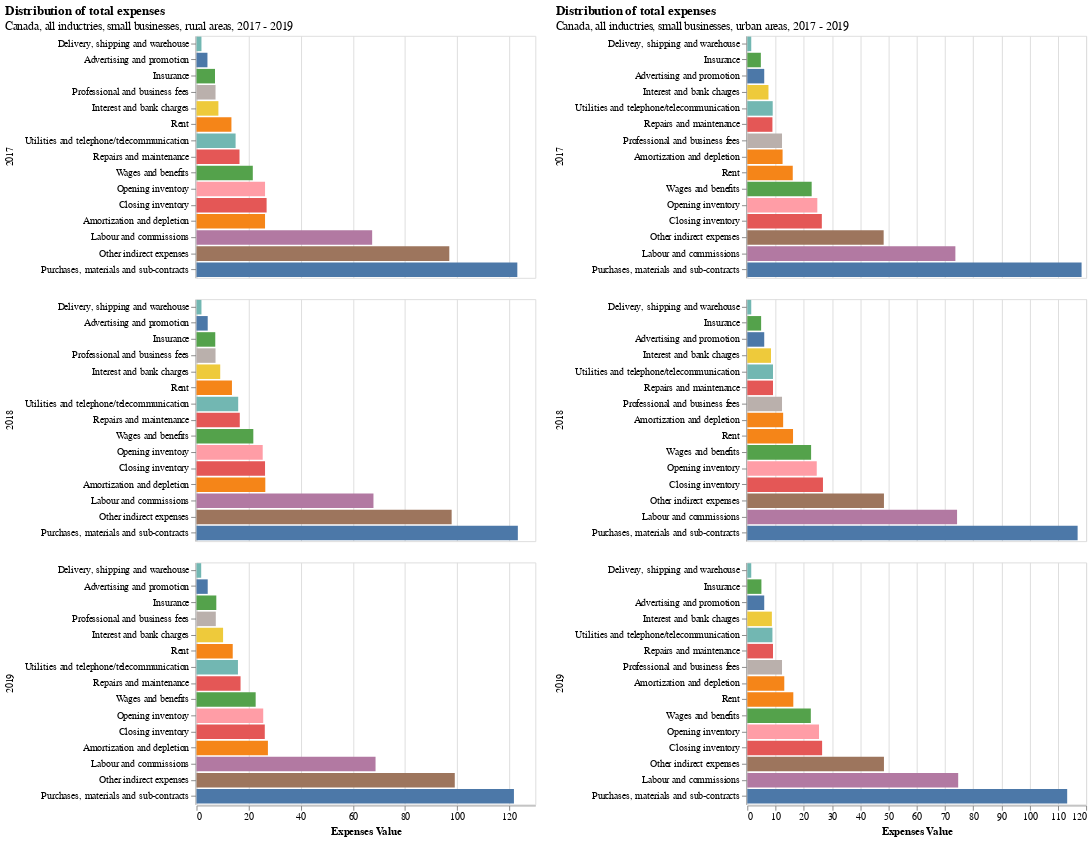

Here is the notebook cell this chart was saved with:
### Code cell
chart11 | chart12

### Figure 1 — Vega-Lite specification as saved in the notebook (floating-point values rounded to 4 significant figures)
{"config": {"view": {"continuousWidth": 400, "continuousHeight": 300}}, "hconcat": [{"data": {"name": "data-f09d54ab31b2a0eac55bb1d617fbde96"}, "mark": "bar", "encoding": {"color": {"field": "type", "legend": null, "type": "nominal"}, "row": {"field": "Reference year", "title": "", "type": "quantitative"}, "x": {"field": "value", "title": "Expenses Value", "type": "quantitative"}, "y": {"field": "type", "sort": "x", "title": "", "type": "nominal"}}, "height": 250, "title": {"text": "Distribution of total expenses", "subtitle": "Canada, all inductries, small businesses, rural areas, 2017 - 2019"}, "width": 350}, {"data": {"name": "data-757af493cab8f4f652804dfeffd9847c"}, "mark": "bar", "encoding": {"color": {"field": "type", "legend": null, "type": "nominal"}, "row": {"field": "Reference year", "title": "", "type": "quantitative"}, "x": {"field": "value", "title": "Expenses Value", "type": "quantitative"}, "y": {"field": "type", "sort": "x", "title": "", "type": "nominal"}}, "height": 250, "title": {"text": "Distribution of total expenses", "subtitle": "Canada, all inductries, small businesses, urban areas, 2017 - 2019"}, "width": 350}], "$schema": "https://vega.github.io/schema/vega-lite/v4.17.0.json", "datasets": {"data-f09d54ab31b2a0eac55bb1d617fbde96": [{"Reference year": 2017.0, "Location indicator": "Rural", "type": "Wages and benefits", "value": 21.6}, {"Reference year": 2018.0, "Location indicator": "Rural", "type": "Wages and benefits", "value": 21.8}, {"Reference year": 2019.0, "Location indicator": "Rural", "type": "Wages and benefits", "value": 22.7}, {"Reference year": 2017.0, "Location indicator": "Rural", "type": "Purchases, materials and sub-contracts", "value": 123.1}, {"Reference year": 2018.0, "Location indicator": "Rural", "type": "Purchases, materials and sub-contracts", "value": 123.3}, {"Reference year": 2019.0, "Location indicator": "Rural", "type": "Purchases, materials and sub-contracts", "value": 121.8}, {"Reference year": 2017.0, "Location indicator": "Rural", "type": "Opening inventory", "value": 26.3}, {"Reference year": 2018.0, "Location indicator": "Rural", "type": "Opening inventory", "value": 25.4}, {"Reference year": 2019.0, "Location indicator": "Rural", "type": "Opening inventory", "value": 25.6}, {"Reference year": 2017.0, "Location indicator": "Rural", "type": "Closing inventory", "value": 26.9}, {"Reference year": 2018.0, "Location indicator": "Rural", "type": "Closing inventory", "value": 26.3}, {"Reference year": 2019.0, "Location indicator": "Rural", "type": "Closing inventory", "value": 26.2}, {"Reference year": 2017.0, "Location indicator": "Rural", "type": "Labour and commissions", "value": 67.4}, {"Reference year": 2018.0, "Location indicator": "Rural", "type": "Labour and commissions", "value": 67.9}, {"Reference year": 2019.0, "Location indicator": "Rural", "type": "Labour and commissions", "value": 68.7}, {"Reference year": 2017.0, "Location indicator": "Rural", "type": "Amortization and depletion", "value": 26.3}, {"Reference year": 2018.0, "Location indicator": "Rural", "type": "Amortization and depletion", "value": 26.4}, {"Reference year": 2019.0, "Location indicator": "Rural", "type": "Amortization and depletion", "value": 27.4}, {"Reference year": 2017.0, "Location indicator": "Rural", "type": "Repairs and maintenance", "value": 16.5}, {"Reference year": 2018.0, "Location indicator": "Rural", "type": "Repairs and maintenance", "value": 16.6}, {"Reference year": 2019.0, "Location indicator": "Rural", "type": "Repairs and maintenance", "value": 16.9}, {"Reference year": 2017.0, "Location indicator": "Rural", "type": "Utilities and telephone/telecommunication", "value": 15.0}, {"Reference year": 2018.0, "Location indicator": "Rural", "type": "Utilities and telephone/telecommunication", "value": 16.0}, {"Reference year": 2019.0, "Location indicator": "Rural", "type": "Utilities and telephone/telecommunication", "value": 15.9}, {"Reference year": 2017.0, "Location indicator": "Rural", "type": "Rent", "value": 13.4}, {"Reference year": 2018.0, "Location indicator": "Rural", "type": "Rent", "value": 13.6}, {"Reference year": 2019.0, "Location indicator": "Rural", "type": "Rent", "value": 13.9}, {"Reference year": 2017.0, "Location indicator": "Rural", "type": "Interest and bank charges", "value": 8.4}, {"Reference year": 2018.0, "Location indicator": "Rural", "type": "Interest and bank charges", "value": 9.1}, {"Reference year": 2019.0, "Location indicator": "Rural", "type": "Interest and bank charges", "value": 10.2}, {"Reference year": 2017.0, "Location indicator": "Rural", "type": "Professional and business fees", "value": 7.3}, {"Reference year": 2018.0, "Location indicator": "Rural", "type": "Professional and business fees", "value": 7.3}, {"Reference year": 2019.0, "Location indicator": "Rural", "type": "Professional and business fees", "value": 7.4}, {"Reference year": 2017.0, "Location indicator": "Rural", "type": "Advertising and promotion", "value": 4.2}, {"Reference year": 2018.0, "Location indicator": "Rural", "type": "Advertising and promotion", "value": 4.3}, {"Reference year": 2019.0, "Location indicator": "Rural", "type": "Advertising and promotion", "value": 4.3}, {"Reference year": 2017.0, "Location indicator": "Rural", "type": "Delivery, shipping and warehouse", "value": 1.9}, {"Reference year": 2018.0, "Location indicator": "Rural", "type": "Delivery, shipping and warehouse", "value": 1.9}, {"Reference year": 2019.0, "Location indicator": "Rural", "type": "Delivery, shipping and warehouse", "value": 1.8}, {"Reference year": 2017.0, "Location indicator": "Rural", "type": "Insurance", "value": 7.1}, {"Reference year": 2018.0, "Location indicator": "Rural", "type": "Insurance", "value": 7.2}, {"Reference year": 2019.0, "Location indicator": "Rural", "type": "Insurance", "value": 7.6}, {"Reference year": 2017.0, "Location indicator": "Rural", "type": "Other indirect expenses", "value": 97.0}, {"Reference year": 2018.0, "Location indicator": "Rural", "type": "Other indirect expenses", "value": 97.9}, {"Reference year": 2019.0, "Location indicator": "Rural", "type": "Other indirect expenses", "value": 99.1}], "data-757af493cab8f4f652804dfeffd9847c": [{"Reference year": 2017.0, "Location indicator": "Urban", "type": "Wages and benefits", "value": 22.8}, {"Reference year": 2018.0, "Location indicator": "Urban", "type": "Wages and benefits", "value": 22.6}, {"Reference year": 2019.0, "Location indicator": "Urban", "type": "Wages and benefits", "value": 22.5}, {"Reference year": 2017.0, "Location indicator": "Urban", "type": "Purchases, materials and sub-contracts", "value": 118.4}, {"Reference year": 2018.0, "Location indicator": "Urban", "type": "Purchases, materials and sub-contracts", "value": 117.0}, {"Reference year": 2019.0, "Location indicator": "Urban", "type": "Purchases, materials and sub-contracts", "value": 113.3}, {"Reference year": 2017.0, "Location indicator": "Urban", "type": "Opening inventory", "value": 24.8}, {"Reference year": 2018.0, "Location indicator": "Urban", "type": "Opening inventory", "value": 24.6}, {"Reference year": 2019.0, "Location indicator": "Urban", "type": "Opening inventory", "value": 25.4}, {"Reference year": 2017.0, "Location indicator": "Urban", "type": "Closing inventory", "value": 26.4}, {"Reference year": 2018.0, "Location indicator": "Urban", "type": "Closing inventory", "value": 26.8}, {"Reference year": 2019.0, "Location indicator": "Urban", "type": "Closing inventory", "value": 26.5}, {"Reference year": 2017.0, "Location indicator": "Urban", "type": "Labour and commissions", "value": 73.7}, {"Reference year": 2018.0, "Location indicator": "Urban", "type": "Labour and commissions", "value": 74.3}, {"Reference year": 2019.0, "Location indicator": "Urban", "type": "Labour and commissions", "value": 74.7}, {"Reference year": 2017.0, "Location indicator": "Urban", "type": "Amortization and depletion", "value": 12.5}, {"Reference year": 2018.0, "Location indicator": "Urban", "type": "Amortization and depletion", "value": 12.7}, {"Reference year": 2019.0, "Location indicator": "Urban", "type": "Amortization and depletion", "value": 13.1}, {"Reference year": 2017.0, "Location indicator": "Urban", "type": "Repairs and maintenance", "value": 8.9}, {"Reference year": 2018.0, "Location indicator": "Urban", "type": "Repairs and maintenance", "value": 9.1}, {"Reference year": 2019.0, "Location indicator": "Urban", "type": "Repairs and maintenance", "value": 9.1}, {"Reference year": 2017.0, "Location indicator": "Urban", "type": "Utilities and telephone/telecommunication", "value": 9.0}, {"Reference year": 2018.0, "Location indicator": "Urban", "type": "Utilities and telephone/telecommunication", "value": 9.1}, {"Reference year": 2019.0, "Location indicator": "Urban", "type": "Utilities and telephone/telecommunication", "value": 8.9}, {"Reference year": 2017.0, "Location indicator": "Urban", "type": "Rent", "value": 16.1}, {"Reference year": 2018.0, "Location indicator": "Urban", "type": "Rent", "value": 16.2}, {"Reference year": 2019.0, "Location indicator": "Urban", "type": "Rent", "value": 16.3}, {"Reference year": 2017.0, "Location indicator": "Urban", "type": "Interest and bank charges", "value": 7.5}, {"Reference year": 2018.0, "Location indicator": "Urban", "type": "Interest and bank charges", "value": 8.4}, {"Reference year": 2019.0, "Location indicator": "Urban", "type": "Interest and bank charges", "value": 8.7}, {"Reference year": 2017.0, "Location indicator": "Urban", "type": "Professional and business fees", "value": 12.3}, {"Reference year": 2018.0, "Location indicator": "Urban", "type": "Professional and business fees", "value": 12.3}, {"Reference year": 2019.0, "Location indicator": "Urban", "type": "Professional and business fees", "value": 12.3}, {"Reference year": 2017.0, "Location indicator": "Urban", "type": "Advertising and promotion", "value": 6.0}, {"Reference year": 2018.0, "Location indicator": "Urban", "type": "Advertising and promotion", "value": 6.0}, {"Reference year": 2019.0, "Location indicator": "Urban", "type": "Advertising and promotion", "value": 6.0}, {"Reference year": 2017.0, "Location indicator": "Urban", "type": "Delivery, shipping and warehouse", "value": 1.4}, {"Reference year": 2018.0, "Location indicator": "Urban", "type": "Delivery, shipping and warehouse", "value": 1.4}, {"Reference year": 2019.0, "Location indicator": "Urban", "type": "Delivery, shipping and warehouse", "value": 1.4}, {"Reference year": 2017.0, "Location indicator": "Urban", "type": "Insurance", "value": 4.8}, {"Reference year": 2018.0, "Location indicator": "Urban", "type": "Insurance", "value": 4.9}, {"Reference year": 2019.0, "Location indicator": "Urban", "type": "Insurance", "value": 5.0}, {"Reference year": 2017.0, "Location indicator": "Urban", "type": "Other indirect expenses", "value": 48.3}, {"Reference year": 2018.0, "Location indicator": "Urban", "type": "Other indirect expenses", "value": 48.4}, {"Reference year": 2019.0, "Location indicator": "Urban", "type": "Other indirect expenses", "value": 48.4}]}}
